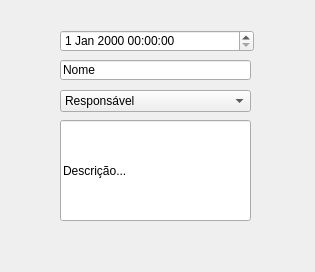
<?xml version="1.0" encoding="UTF-8"?>
<ui version="4.0">
 <class>Form</class>
 <widget class="QWidget" name="Form">
  <property name="geometry">
   <rect>
    <x>0</x>
    <y>0</y>
    <width>315</width>
    <height>272</height>
   </rect>
  </property>
  <property name="windowTitle">
   <string>Form</string>
  </property>
  <widget class="QDateTimeEdit" name="dataOcorrencia">
   <property name="geometry">
    <rect>
     <x>60</x>
     <y>30</y>
     <width>194</width>
     <height>22</height>
    </rect>
   </property>
  </widget>
  <widget class="QComboBox" name="responsavelCombo">
   <property name="geometry">
    <rect>
     <x>60</x>
     <y>90</y>
     <width>191</width>
     <height>22</height>
    </rect>
   </property>
   <item>
    <property name="text">
     <string>Responsável</string>
    </property>
   </item>
  </widget>
  <widget class="QLineEdit" name="nomeOcorrencia">
   <property name="geometry">
    <rect>
     <x>60</x>
     <y>60</y>
     <width>191</width>
     <height>20</height>
    </rect>
   </property>
   <property name="text">
    <string>Nome</string>
   </property>
  </widget>
  <widget class="QLineEdit" name="descricaoOcorrencia">
   <property name="geometry">
    <rect>
     <x>60</x>
     <y>120</y>
     <width>191</width>
     <height>101</height>
    </rect>
   </property>
   <property name="text">
    <string>Descrição...</string>
   </property>
  </widget>
 </widget>
 <resources/>
 <connections/>
</ui>
